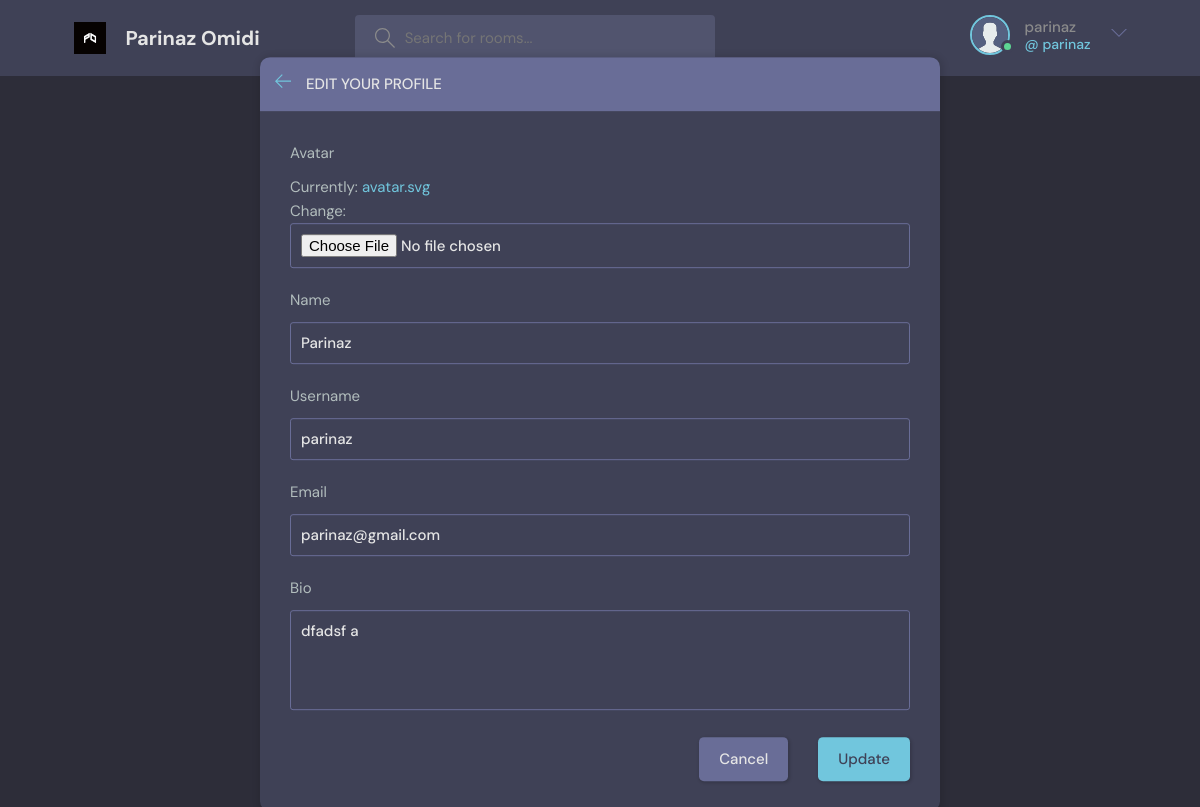
/update-user/ (signed in), run on an earlier commit of the app's database.
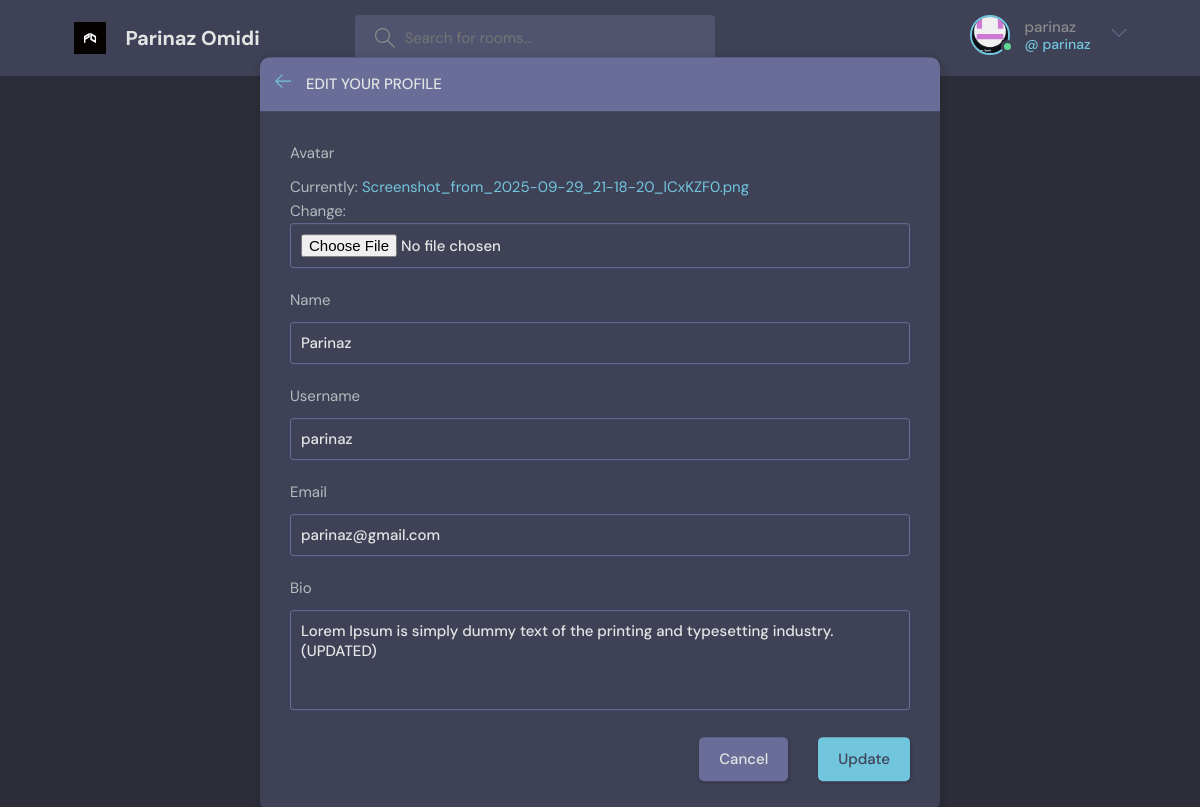
And on a later commit of the database.
### playground/models.py (models this page shows)
class User(AbstractUser):
    name = models.CharField(max_length=200, null= True)
    email = models.EmailField(unique=True, null=False)
    bio = models.TextField(null=True)
    avatar = models.ImageField(null=True, default='avatar.svg')
    REQUIRED_FIELDS = []  # Additional required fields (username is already required by AbstractUser)

### playground/views.py (the view)
# urls.py: path('update-user/', views.updateUser, name = 'update-user'),
@login_required(login_url='login')
def updateUser(request):
    user = request.user
    form = UserForm (instance = user)
    if request.method == 'POST':
        form = UserForm(request.POST,request.FILES, instance=user)
        if form.is_valid():
            form.save()
            return redirect('user-profile', pk=user.id)
    return render (request, 'playground/update-user.html',{'form': form} )

### playground/form.py
class UserForm(ModelForm):
    class Meta:
        model = User
        fields = ['avatar','name','username',  'email', 'bio']

### playground/templates/playground/update-user.html (shortened to what this page needs)
{% extends "main.html" %}
{% block content%}
    <main class="update-account layout">
        <div class="container">
            <div class="layout__box">
                <div class="layout__boxHeader">
                    <div class="layout__boxTitle">
                        <a href="{% url 'home'%}">
                            <svg version="1.1" xmlns="http://www.w3.org/2000/svg" width="32" height="32"
                                viewBox="0 0 32 32">
                                <title>arrow-left</title>
                                <path
                                    d="M13.723 2.286l-13.723 13.714 13.719 13.714 1.616-1.611-10.96-10.96h27.625v-2.286h-27.625l10.965-10.965-1.616-1.607z">
                                </path>
                            </svg>
                        </a>
                        <h3>Edit your profile</h3>
                    </div>
                </div>
                <div class="layout__body">
                    <form class="form" action="" method="POST" enctype="multipart/form-data">
                        {% for field in form %}
                        <div class="form__group">
                            <label for="profile_pic">{{field.label}}</label>
                            {{field}}
                        </div>
                        {% endfor%}
                        <div class="form__action">
                            <a class="btn btn--dark" href="{{request.META.HTTP_REFERER}}">Cancel</a>
                            <button class="btn btn--main" type="submit">Update</button>
                        </div>
                    </form>
                </div>
            </div>
        </div>
    </main>
{% endblock content %}

### template/navbar.html (shortened to what this page needs)
{% load static %}
<header class="header header--loggedIn">
    <div class="container">
        <a href="{% url 'home'%}" class="header__logo">
          <img src="{% static 'images/logo.jpg' %}" />
          <h1>Parinaz Omidi</h1>
        </a>
        <form class="header__search" method="GET" action="{%url 'home'%}">
          <label>
            <input name="q" placeholder="Search for rooms..." />
          </label>
        </form>
        <nav class="header__menu">
        {% if request.user.is_authenticated %}
        <div class="header__user">
            <a href="{% url 'update-user'%}">
                <div class="avatar avatar--medium active">
                    <img src="{{request.user.avatar.url}}" />
                </div>
                <p>{{request.user.username}} <span>@ {{request.user.username}}</span></p>
            </a>
            <button class="dropdown-button">
                <svg version="1.1" xmlns="http://www.w3.org/2000/svg" width="32" height="32" viewBox="0 0 32 32">
                    <title>chevron-down</title>
                    <path d="M16 21l-13-13h-3l16 16 16-16h-3l-13 13z"></path>
                </svg>
            </button>
          </div>
        {% else %}
        <a href="{% url 'login' %}">
            <img src="{% static 'images/avatar.svg'%}" />
            <p>Login</p>
        </a>
        {% endif %}
        </nav>
    </div>
</header>

What changed in the data, as far as the page shows it:
changed User "parinaz": user.avatar: picture added in place of a placeholder; bio "dfadsf a" → "Lorem Ipsum is simply dummy text of the printing and typesetting industry.(UPDATED)"
Also different on the page:
text no longer shown: "Currently: avatar.svg Change:"
text now shown: "Currently: Screenshot_from_2025-09-29_21-18-20_lCxKZF0.png Change:"
